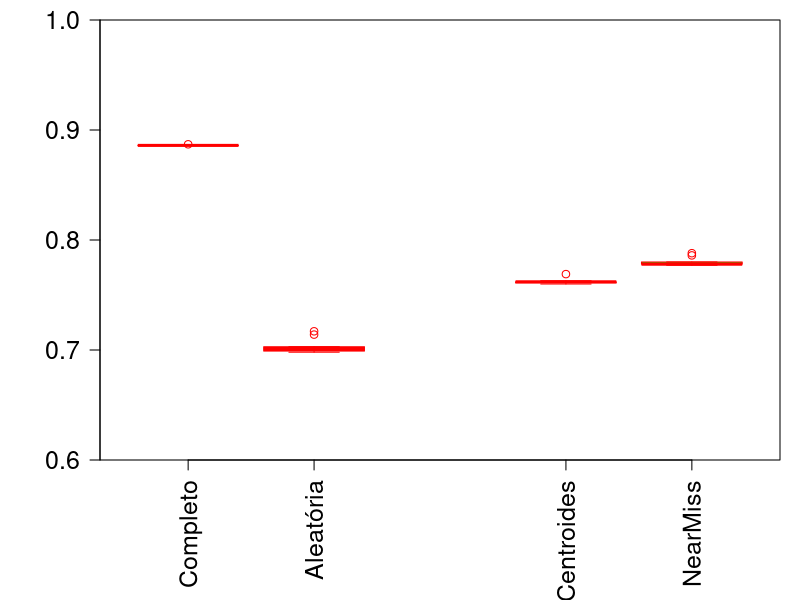
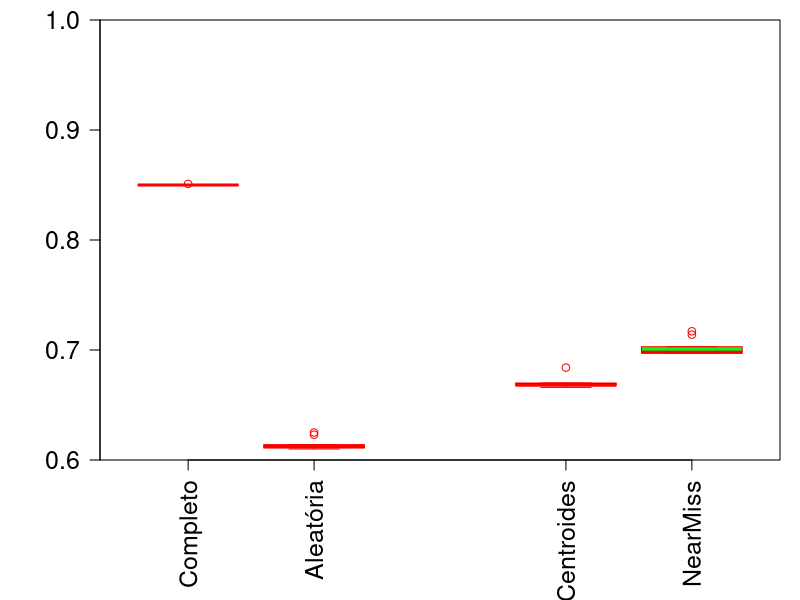
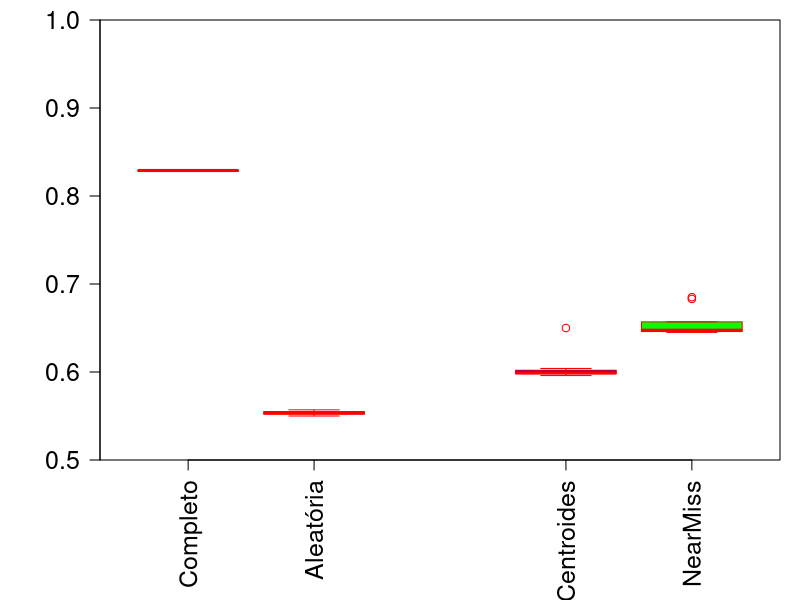
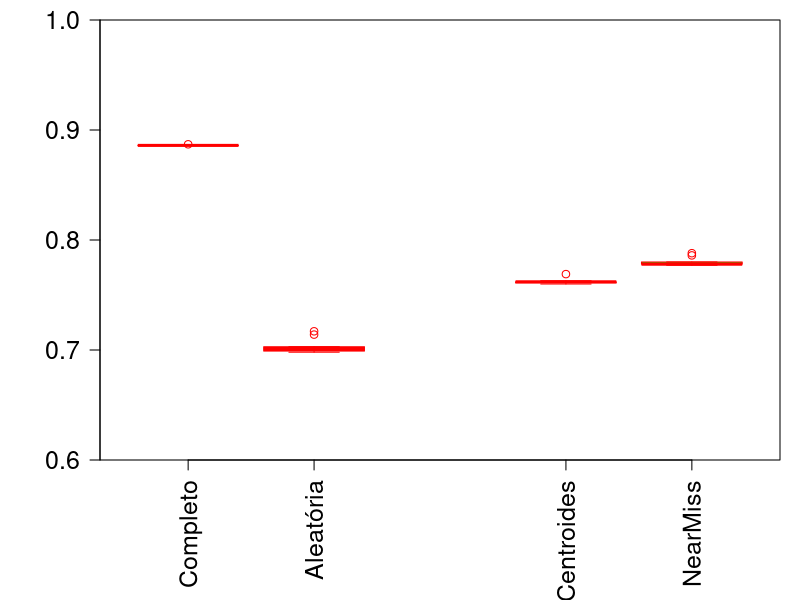

Reproduce these figures in R, in order.
#Results CIC2017 RF All
accAllRF <- c(0.885789193019778,0.886507046277842,0.886132206645553,0.886168983364192,0.885997122929011,0.886299823613199,0.886240415067704,0.886056531474505,0.886268704851273,0.886026119957169)
accAllRF = round(accAllRF, 3)

f1AllRF <- c(0.849747555019560,0.850693763796811,0.850179498990182,0.850266210033194,0.850046935131857,0.850394580631294,0.850381363148971,0.850059858445744,0.850436271593648,0.850003412315856)
f1AllRF = round(f1AllRF, 3)

precisionAllRF <- c(0.828296581897309,0.829294289178775,0.828722845143853,0.828879377380988,0.828671369121515,0.828925960567079,0.829095306990849,0.828499744511337,0.829153632573900,0.828436198185719)
precisionAllRF = round(precisionAllRF, 3)

recallAllRF  <- c(0.885789193019778,0.886507046277842,0.886132206645553,0.886168983364192,0.885997122929011,0.886299823613199,0.886240415067704,0.886056531474505,0.886268704851273,0.886026119957169)
recallAllRF = round(recallAllRF, 3)


#Results CIC2017 RF Random
        accRandomRF <- c(0.702692479880914,0.698180270899792,0.702805303048301,0.700866391357855,0.700256167879182,0.701170368813975,0.716538768528671,0.713625814824740,0.698027136501274,0.698889503099086)
        accRandomRF = round(accRandomRF, 3)
        
        f1RandomRF <- c(0.614212678378657,0.610831611693009,0.613791771396504,0.612399318003905,0.611917867711621,0.612414226818948,0.625397902474027,0.622667261133403,0.609926169910143,0.609724363511895)
        f1RandomRF = round(f1RandomRF, 3)
        
        precisionRandomRF <- c(0.556407466918209,0.554169793033073,0.552533601165639,0.553773347448921,0.550553649724810,0.551849996432241,0.557493712294743,0.554985589078573,0.550206821063787,0.552145636370485)
        precisionRandomRF = round(precisionRandomRF, 3)
        
        recallRandomRF  <- c(0.702692479880914,0.698180270899792,0.702805303048301,0.700866391357855,0.700256167879182,0.701170368813975,0.716538768528671,0.713625814824740,0.698027136501274,0.698889503099086)
        recallRandomRF = round(recallRandomRF, 3)


#Results CIC2017 RF Cluster Centroids
accClusterCentroidsRF <- c(0.761196951205471,0.762264976454469,0.762141064314827,0.761228742818325,0.761715062058166,0.769115632160086,0.761553872015105,0.761746859636397,0.763361503212287,0.759996776162020)
accClusterCentroidsRF = round(accClusterCentroidsRF, 3)

f1ClusterCentroidsRF <- c(0.667168378484462,0.668476330847215,0.668027212817093,0.667731248323619,0.667666644769605,0.684101612411375,0.669783141156073,0.667910262387205,0.670109815692988,0.665671720805188)
f1ClusterCentroidsRF = round(f1ClusterCentroidsRF, 3)

precisioRFlusterCentroidsRF <-c(0.597901545499339,0.599431404187562,0.598742683439368,0.599059432831588,0.598493684409541,0.649992554693394,0.604344822337132,0.598648886233459,0.601532499418260,0.596354583149019)
precisioRFlusterCentroidsRF = round(precisioRFlusterCentroidsRF, 3)

recallClusterCentroidsRF  <- c(0.761196951205471,0.762264976454469,0.762141064314827,0.761228742818325,0.761715062058166,0.769115632160086,0.761553872015105,0.761746859636397,0.763361503212287,0.759996776162020)
recallClusterCentroidsRF = round(recallClusterCentroidsRF, 3)

#Results CIC2017 RF NearMiss
accNearMissRF <- c(0.777454118405600,0.77846476229952,0.77819098717388,0.77764728909767,0.77792617496028,0.78036452396578,0.77762682202317,0.78790600209549,0.77958412968890,0.78621348715646)
accNearMissRF = round(accNearMissRF, 3)

f1NearMissRF <-c(0.697081745461416,0.69824893470713,0.69807820928816,0.69687878520302,0.69734429076889,0.70284058879295,0.69689280624872,0.71661424558365,0.69970621617393,0.71424195505468)
f1NearMissRF = round(f1NearMissRF, 3)

precisionNearMissRF <- c(0.646613744968282,0.64713739714203,0.64775515028270,0.64537997093246,0.64600527859977,0.65674792548568,0.64619230153545,0.68545344051353,0.64898623699540,0.68275492786796)
precisionNearMissRF = round(precisionNearMissRF, 3)

recallNearMissRF  <-c(0.777454118405600,0.77846476229952,0.77819098717388,0.77764728909767,0.77792617496028,0.78036452396578,0.77762682202317,0.78790600209549,0.77958412968890,0.78621348715646)
recallNearMissRF = round(recallNearMissRF, 3)


# Computando os testes
wilcox.test(accRandomRF, accClusterCentroidsRF, paired = TRUE,alternative = "l")
wilcoxonTestRFAccRC = wilcox.test(accRandomRF, accClusterCentroidsRF, paired = TRUE,alternative = "l")
print(wilcoxonTestRFAccRC$p.value)

wilcox.test(precisionRandomRF, precisioRFlusterCentroidsRF, paired = TRUE,alternative = "l")
wilcoxonTestRFPrecisionRC = wilcox.test(precisionRandomRF, precisioRFlusterCentroidsRF, paired = TRUE,alternative = "l")
print(wilcoxonTestRFPrecisionRC$p.value)

wilcox.test(f1RandomRF, f1ClusterCentroidsRF, paired = TRUE,alternative = "l")
wilcoxonTestRFF1RC = wilcox.test(f1RandomRF, f1ClusterCentroidsRF, paired = TRUE,alternative = "l")
print(wilcoxonTestRFF1RC$p.value)

wilcox.test(recallRandomRF, recallClusterCentroidsRF, paired = TRUE,alternative = "l")
wilcoxonTestRFRecallRC = wilcox.test(recallRandomRF, recallClusterCentroidsRF, paired = TRUE,alternative = "l")
print(wilcoxonTestRFRecallRC$p.value)

wilcox.test(accNearMissRF, accClusterCentroidsRF, paired = TRUE,alternative = "l")
wilcoxonTestRFAccRF = wilcox.test(accNearMissRF, accClusterCentroidsRF, paired = TRUE,alternative = "l")
print(wilcoxonTestRFAccRF$p.value)

wilcox.test(precisionNearMissRF, precisioRFlusterCentroidsRF, paired = TRUE,alternative = "l")
wilcoxonTestRFPrecisionRF = wilcox.test(precisionNearMissRF, precisioRFlusterCentroidsRF, paired = TRUE,alternative = "l")
print(wilcoxonTestRFPrecisionRF$p.value)

wilcox.test(f1NearMissRF, f1ClusterCentroidsRF, paired = TRUE,alternative = "l")
wilcoxonTestRFF1RF = wilcox.test(f1NearMissRF, f1ClusterCentroidsRF, paired = TRUE,alternative = "l")
print(wilcoxonTestRFF1RF$p.value)

wilcox.test(recallNearMissRF, recallClusterCentroidsRF, paired = TRUE,alternative = "l")
wilcoxonTestRFRecallRF = wilcox.test(recallNearMissRF, recallClusterCentroidsRF, paired = TRUE,alternative = "l")
print(wilcoxonTestRFRecallRF$p.value)

################################
pdf(file="accRFCIC2017.pdf")
par(cex.lab=1.5) # is for y-axis

par(cex.axis=1.5) # is for x-axis
par(mgp=c(2,1,0))
par(mar=c(7,5,1,1)) 
boxplot(accAllRF, accRandomRF, accClusterCentroidsRF, accNearMissRF,
        main = "",
        at = c(1,2,4,5),
        names = c("Completo", "Aleatória", "Centroides", "NearMiss"),
        las = 2,
        col = c("orange","red","blue","green"),
        border = "red",
        horizontal = FALSE,
        notch = FALSE,
        ylim = c(0.6,1 ), yaxs = "i" , cex.main=1.5,
        cex.lab=1.0,
        font.main=20,las=0)
dev.off()

pdf(file="f1RFCIC2017.pdf")
par(cex.lab=1.5) # is for y-axis

par(cex.axis=1.5) # is for x-axis
par(mgp=c(2,1,0))
par(mar=c(7,5,1,1)) 
boxplot(f1AllRF, f1RandomRF, f1ClusterCentroidsRF, f1NearMissRF,
        main = "",
        at = c(1,2,4,5),
        names = c("Completo", "Aleatória", "Centroides", "NearMiss"),
        las = 2,
        col = c("orange","red","blue","green"),
        border = "red",
        horizontal = FALSE,
        notch = FALSE,
        ylim = c(0.6,1 ), yaxs = "i" , cex.main=1.5,
        cex.lab=1.0,
        font.main=20,las=0)
dev.off()

pdf(file="precisionRFCIC2017.pdf")
par(cex.lab=1.5) # is for y-axis

par(cex.axis=1.5) # is for x-axis
par(mgp=c(2,1,0))
par(mar=c(7,5,1,1)) 
boxplot(precisionAllRF, precisionRandomRF, precisioRFlusterCentroidsRF, precisionNearMissRF,
        main = "",
        at = c(1,2,4,5),
        names = c("Completo", "Aleatória", "Centroides", "NearMiss"),
        las = 2,
        col = c("orange","red","blue","green"),
        border = "red",
        horizontal = FALSE,
        notch = FALSE,
        ylim = c(0.5,1 ), yaxs = "i" , cex.main=1.5,
        cex.lab=1.0,
        font.main=20,las=0)
dev.off()

pdf(file="recallRFCIC2017.pdf")
par(cex.lab=1.5) # is for y-axis

par(cex.axis=1.5) # is for x-axis
par(mgp=c(2,1,0))
par(mar=c(7,5,1,1)) 
boxplot(recallAllRF, recallRandomRF, recallClusterCentroidsRF, recallNearMissRF,
        main = "",
        at = c(1,2,4,5),
        names = c("Completo", "Aleatória", "Centroides", "NearMiss"),
        las = 2,
        col = c("orange","red","blue","green"),
        border = "red",
        horizontal = FALSE,
        notch = FALSE,
        ylim = c(0.6,1 ), yaxs = "i" , cex.main=1.5,
        cex.lab=1.0,
        font.main=20,las=0)
dev.off()
